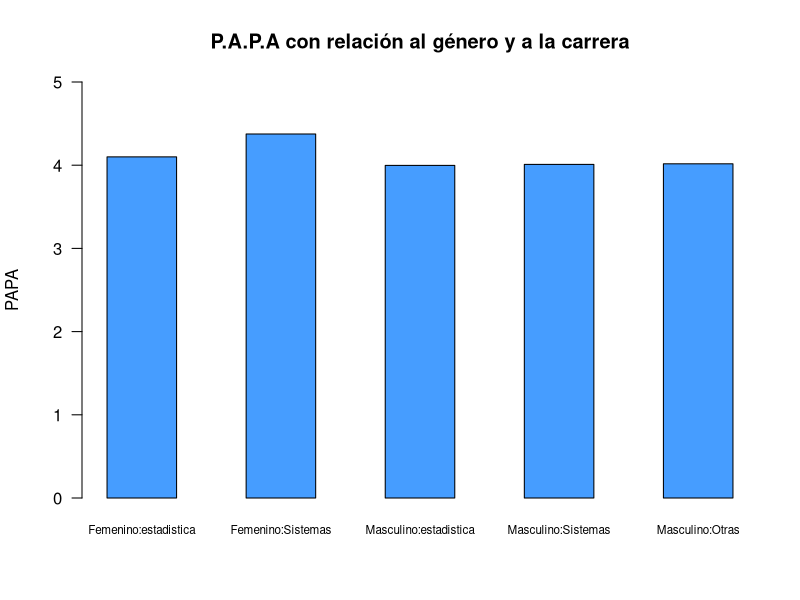
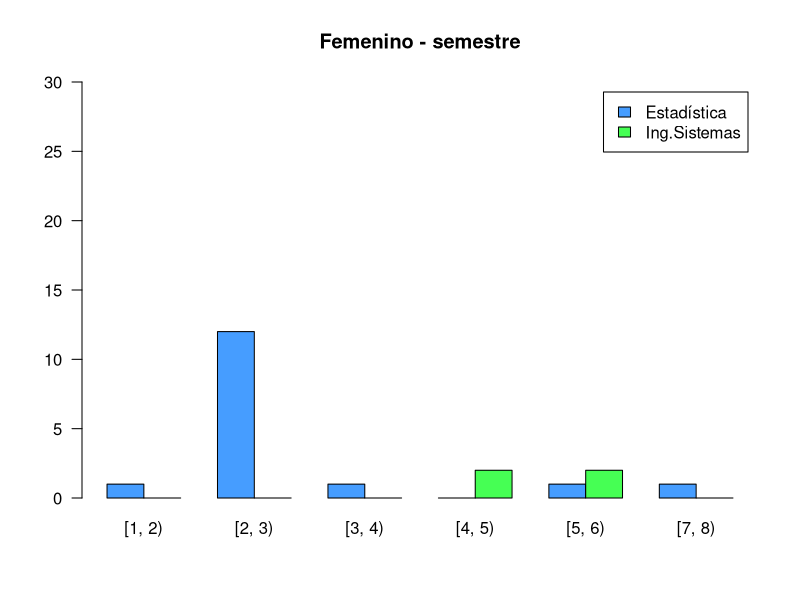
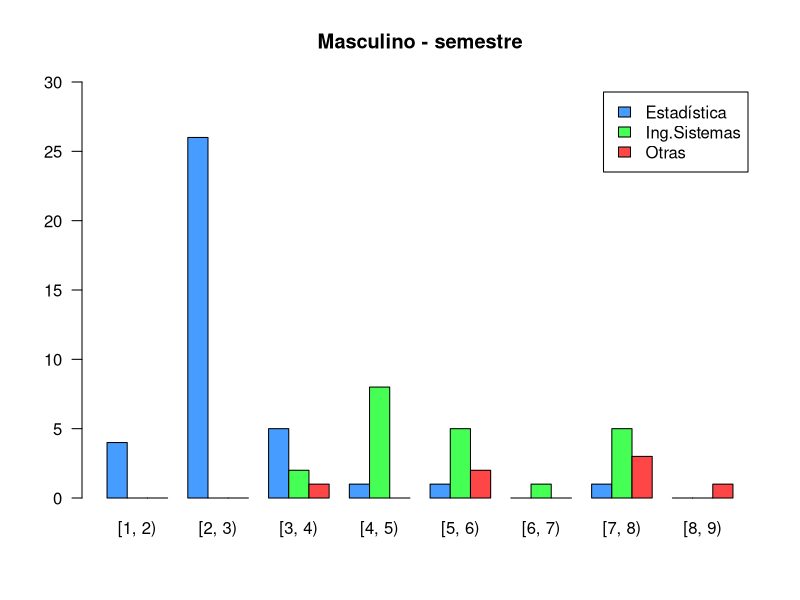
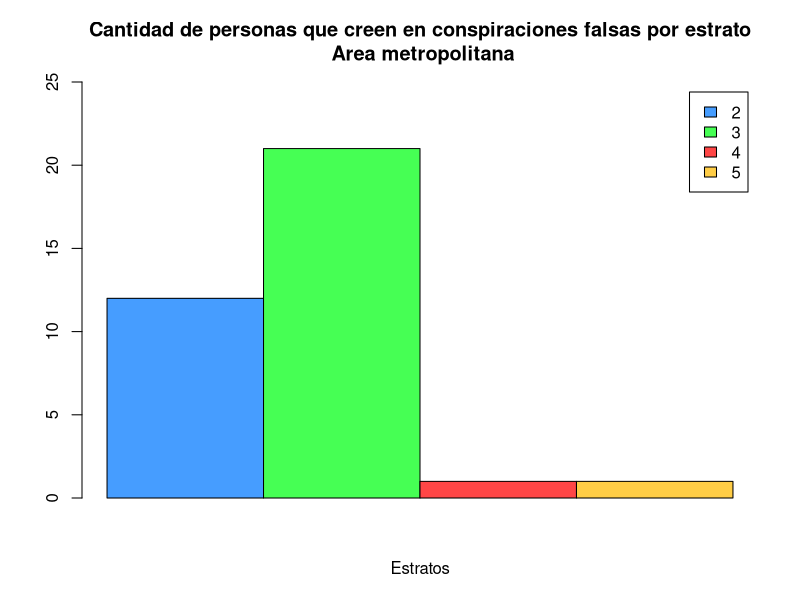
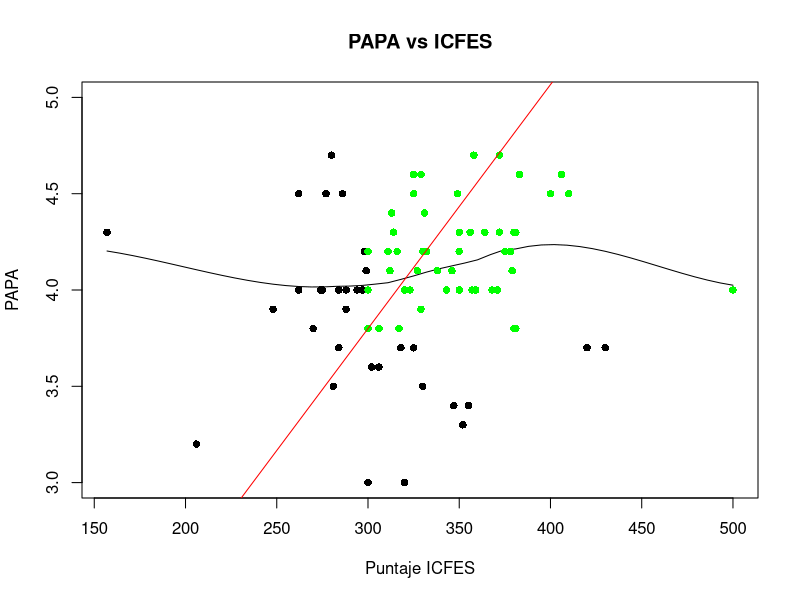
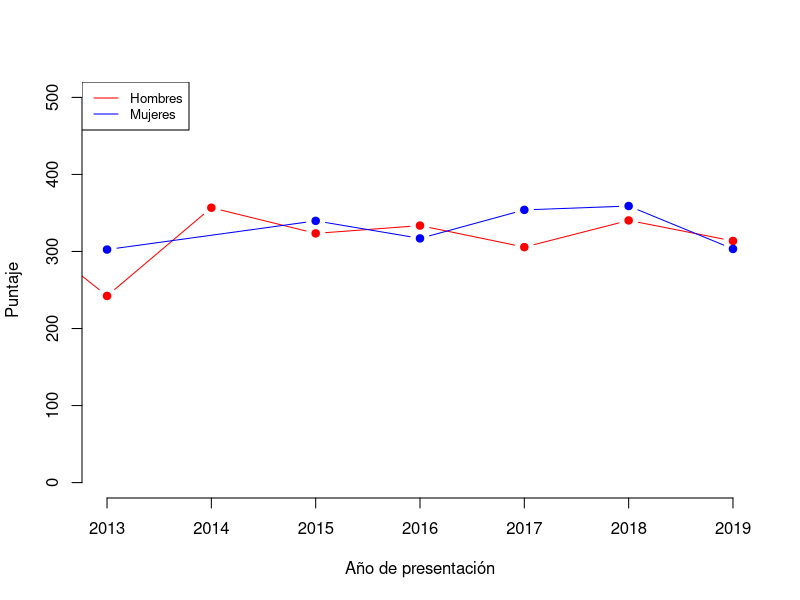

The R script that drew these images, in order: (Note: this script raises an error after producing the figures.)
## ---- chunk 1
knitr::opts_chunk$set(echo = FALSE,
                      message = FALSE,
                      warning = FALSE)
## ---- chunk 2
## Paquetes usados en el análisis.
library(tidyverse)
## ---- chunk 3
## Lectura de una base de datos tipo ".csv"
encuesta <- read.csv("encuesta1.csv", encoding = "UTF-8")
## ---- chunk 4
encuesta <- encuesta %>% 
  mutate(Q02_FechaNac = as.Date(as.character(Q02_FechaNac), "%Y-%m-%d"))
encuesta <- encuesta %>% 
  mutate(Q07_FechaSaber11 = as.Date(as.character(Q07_FechaSaber11), "%Y-%m-%d"))
## ---- chunk 5
##Papa por fuera del límite
encuesta$Q08_PAPA[encuesta$Q08_PAPA == 45 & !is.na(encuesta$Q08_PAPA)] <- 4.5
## ---- chunk 6
##Q04_semestre: reemplazar NaN por promedio de cada carrera
estadisticos <- encuesta %>%
  filter(Q03_Carrera == "3 : Estadística")

promedioSemestreEstadisticos <- round(mean(estadisticos$Q04_Semestre, na.rm=TRUE), 1)
encuesta$Q04_Semestre[is.na(encuesta$Q04_Semestre)] <- promedioSemestreEstadisticos
## ---- chunk 7
##Prueba realizada del 2000 al 2011-2: modificar escala R = 5*P
encuesta$Q05_Saber11[encuesta$Q05_Saber11 == 73] <- 73*5
## ---- chunk 8
##q08_papa: rellenar na con promedio de cada carrera
promedioPapaEstadisticos <- round(mean(estadisticos$Q08_PAPA[estadisticos$Q04_Semestre >= 2 & estadisticos$Q04_Semestre <= 3], na.rm=TRUE), 1)
encuesta$Q08_PAPA[is.na(encuesta$Q08_PAPA) & encuesta$Q03_Carrera == "3 : Estadística"] <- promedioPapaEstadisticos
## ---- chunk 9
##Cambiar fecha del icfes 2021 a 2019 porque está en el semestre 2
encuesta$Q07_FechaSaber11[encuesta$Q07_FechaSaber11 == as.Date("2021-08-08")] <- as.Date("2019-08-11")

##Cambiar puntaje=0 por promedio de puntajes obtenidos en ese año
icfes2019 <- encuesta %>%
  filter(Q07_FechaSaber11 >= as.Date("2019-01-01") & Q07_FechaSaber11 < as.Date("2020-01-01"))
promedioIcfes2019 <- round(mean(icfes2019$Q05_Saber11))
encuesta$Q05_Saber11[encuesta$Q05_Saber11 == 0 & encuesta$Q07_FechaSaber11 == as.Date("2019-08-08")] <- promedioIcfes2019
encuesta$Q05_Saber11[encuesta$Q05_Saber11 > 500 | encuesta$Q05_Saber11 <= 0] <- NaN
## ---- chunk 10
##Se obtiene el valor numérico del estrato
encuesta <- encuesta %>% 
  mutate(Q10_Estrato = as.numeric(substr(Q10_Estrato, 5,5)))
## ---- chunk 11
##q10_estrato: reemplazar "no se conoce" con el promedio de los estratos de los recursos que posee
promedioEstratoWifiPropio <- mean(encuesta$Q10_Estrato[encuesta$Q14_RecursosInformaticos..Wifi.propio == 1],  na.rm=TRUE)
promedioEstratoPortatilPropio <- mean(encuesta$Q10_Estrato[encuesta$Q14_RecursosInformaticos..Portátil.propio == 1], na.rm=TRUE)
encuesta$Q10_Estrato[is.na(encuesta$Q10_Estrato)] <- round(mean(promedioEstratoWifiPropio, promedioEstratoPortatilPropio))
## ---- chunk 12
##Cambiar rango de porcentajes: de 0-1 a 0-100 
encuesta$Q25_PorcentArea[encuesta$Q25_PorcentArea == 0.1] <- 10
encuesta$Q27_PorcentDivisor[encuesta$Q27_PorcentDivisor == 0.5] <- 50
## ---- chunk 13
## Se crea una nueva base de datos solo con los datos de la pregunta.

# Carrera, Genero, papa. 

baseCarGenPap <- encuesta[,c("Q01_Genero", "Q03_Carrera", "Q08_PAPA")]

# Se cambia el nombre de las carreras de menor frecuencia en la base de datos por "Otras"

baseCarGenPap$Q03_Carrera[baseCarGenPap$Q03_Carrera == "1 : Matemáticas" |
                            baseCarGenPap$Q03_Carrera == "6 : Ingeniería industrial" |
                            baseCarGenPap$Q03_Carrera == "5 : Ingeniería física" |
                            baseCarGenPap$Q03_Carrera == "4 : Ingeniería administrativa"] <- "Otras"

## Filtros

## Filtro mujeres de estadistica.

femeninoEstadistica <- baseCarGenPap %>%
  filter(baseCarGenPap$Q01_Genero == "2 : Femenino" & encuesta$Q03_Carrera == "3 : Estadística")

## Filtro hombres de estadistica.

masculinoEstadistica <- baseCarGenPap %>%
  filter(baseCarGenPap$Q01_Genero == "1 : Masculino" & baseCarGenPap$Q03_Carrera == "3 : Estadística")

## Filtro mujeres de Sistemas.

femeninoSistemas <- baseCarGenPap %>%
  filter(baseCarGenPap$Q01_Genero == "2 : Femenino" & baseCarGenPap$Q03_Carrera == "2 : Ingeniería de sistemas e informática")

## Filtro hombres de Sistemas.

masculinoSistemas <- baseCarGenPap %>%
  filter(baseCarGenPap$Q01_Genero == "1 : Masculino" & baseCarGenPap$Q03_Carrera == "2 : Ingeniería de sistemas e informática")

## Filtro Hombres otras

masculinoOtras <- baseCarGenPap %>%
  filter(baseCarGenPap$Q01_Genero == "1 : Masculino" & baseCarGenPap$Q03_Carrera == "Otras")

## De la variable "Otras" no hay datos de genero Femenino
 
## ---- chunk 14
## PROMEDIOS

## Mujeres estadistica

PromedioFemEstadis <- mean(femeninoEstadistica$Q08_PAPA)

## Hombres estadistica

PromedioMasEstadis <- mean(masculinoEstadistica$Q08_PAPA)

## Mujeres Sistemas

PromedioFemSistema <- mean(femeninoSistemas$Q08_PAPA)
## Hombres Sistemas

PromedioMasSistema <- mean(masculinoSistemas$Q08_PAPA)

## Hombres Otras

PromedioMasOtras <- mean(masculinoOtras$Q08_PAPA)

## ---- chunk 15
## Grafica

## Se crea una matriz para poder hacer la grafica de barras.

Tabla_datos <- t(matrix(cbind(PromedioFemEstadis, PromedioFemSistema, PromedioMasEstadis, PromedioMasSistema, PromedioMasOtras)))

Tabla_datos
  colnames(Tabla_datos) <- c("Femenino:estadistica", "Femenino:Sistemas", "Masculino:estadistica", "Masculino:Sistemas", "Masculino:Otras")

  
barplot(Tabla_datos,
        col = c("#469dff"),
        las = 1, 
        ylim = c(0, 5), 
        ylab = "PAPA",
        main = "P.A.P.A con relación al género y a la carrera", 
        cex.names = 0.7,
        space = c(1, 1, 1, 1, 1),
        las = 1)

summary(Tabla_datos)
## ---- chunk 16
baseCarGenSem <- encuesta[,c("Q01_Genero","Q03_Carrera", "Q04_Semestre" )] # Nueva base con las variables para este analisis


baseCarGenSem$semestreIntervalo <- baseCarGenSem$Q04_Semestre
baseCarGenSem$semestreIntervalo[baseCarGenSem$Q04_Semestre >= 1.0 & baseCarGenSem$Q04_Semestre < 2.0]  <- "[1, 2)"
baseCarGenSem$semestreIntervalo[baseCarGenSem$Q04_Semestre >= 2.0 & baseCarGenSem$Q04_Semestre < 3.0]  <- "[2, 3)"
baseCarGenSem$semestreIntervalo[baseCarGenSem$Q04_Semestre >= 3.0 & baseCarGenSem$Q04_Semestre < 4.0]  <- "[3, 4)"
baseCarGenSem$semestreIntervalo[baseCarGenSem$Q04_Semestre >= 4.0 & baseCarGenSem$Q04_Semestre < 5.0]  <- "[4, 5)"
baseCarGenSem$semestreIntervalo[baseCarGenSem$Q04_Semestre >= 5.0 & baseCarGenSem$Q04_Semestre < 6.0]  <- "[5, 6)"
baseCarGenSem$semestreIntervalo[baseCarGenSem$Q04_Semestre >= 6.0 & baseCarGenSem$Q04_Semestre < 7.0]  <- "[6, 7)"
baseCarGenSem$semestreIntervalo[baseCarGenSem$Q04_Semestre >= 7.0 & baseCarGenSem$Q04_Semestre < 8.0]  <- "[7, 8)"
baseCarGenSem$semestreIntervalo[baseCarGenSem$Q04_Semestre >= 8.0 & baseCarGenSem$Q04_Semestre < 9.0]  <- "[8, 9)"

baseCarGenSem$carreras <- baseCarGenSem$Q03_Carrera
baseCarGenSem$carreras[baseCarGenSem$Q03_Carrera == "2 : Ingeniería de sistemas e informática"] <- "Ing.Sistemas"
baseCarGenSem$carreras[baseCarGenSem$Q03_Carrera == "3 : Estadística"] <- "Estadística"
baseCarGenSem$carreras[baseCarGenSem$Q03_Carrera == "1 : Matemáticas" | 
             baseCarGenSem$Q03_Carrera == "6 : Ingeniería industrial" |
             baseCarGenSem$Q03_Carrera == "5 : Ingeniería física" |
             baseCarGenSem$Q03_Carrera == "4 : Ingeniería administrativa" |
             baseCarGenSem$Q03_Carrera == "7 : Otra"] <- "Otras"

## ---- chunk 17

tablaMasculina <- baseCarGenSem %>%
  filter(baseCarGenSem$Q01_Genero == "1 : Masculino")
tablaFemenina <- baseCarGenSem %>%
  filter(baseCarGenSem$Q01_Genero == "2 : Femenino")


masculinoCarSem <- table(tablaMasculina$carreras, tablaMasculina$semestreIntervalo)
femeninoCarSem <- table(tablaFemenina$carreras, tablaFemenina$semestreIntervalo)

palette(c("#469dff", "#46ff54", "#ff4646", "#ffcd46", "#46ffdd", "#a846ff", "#FFF798"))
 
barplot(femeninoCarSem, 
        beside = TRUE, 
        las = 1, 
        ylim = c(0, 30), 
        main = "Femenino - semestre",
        col = c(1, 2),
        legend = TRUE)


barplot(masculinoCarSem, beside = TRUE, 
        las = 1, 
        main = "Masculino - semestre", 
        ylim = c(0, 30),
        col = c(1, 2, 3),
        legend = TRUE)

print("Cantidad de datos del género femenino: ")
sum(femeninoCarSem)
print("Cantidad de datos del género masculino")
sum(masculinoCarSem)

print("Promedio de los semestres del género femenino: ")
mean(tablaFemenina$Q04_Semestre)
print("Promedio de los semestres del género masculino: ")
mean(tablaMasculina$Q04_Semestre)
## ---- chunk 18
# filtro de las personas que viven en el area metropolitana

personarAreaMetro <- encuesta %>%
  filter(encuesta$Q09_EnAreaMetropolitana == 1)


## Se toman en cuenta las personas que creen en conspiraciones falsas.

#El hombre nunca llegó a la luna, es un montaje de Hollywood.

#Las vacunas no sirven y son una conspiración de las multinacionales farmacéuticas para enriquecerse.

#La tierra es hueca y en su interior existe una civilización oculta

#Los alienígenas visitaron las civilizaciones antiguas, influyeron en sus historia y construyeron los mega monumentos de la antiguedad

#Los efectos del cambio climático son naturales, y el escándalo se debe a conspiraciones de ambientalistas y de ciertos gremios económicos.

# Las ráfagas solares causan los sismos en la tierra.

## las personas que al menos crean en una de estas conspiraciones falsas será tomada como un "SI" de que si cree en conspiraciones falsas y las demas serán marcadas con "NO".


## Se crea una nueva variable para guardar estos datos

personarAreaMetro$creenEnConspira[personarAreaMetro$Q15_Alunizaje == 1 | 
                    personarAreaMetro$Q18_Vacunas == 1 | 
                    personarAreaMetro$Q21_TierraHueca == 1|
                    personarAreaMetro$Q22_alienigenas == 1 |
                    personarAreaMetro$Q23_CambioClimatico == 1 |
                    personarAreaMetro$Q20_RafagasSolares == 1] <- "SI"

## ---- chunk 19

# Se filtran las personas que creen en conspiraciones falsas
siCreen <- personarAreaMetro %>%
  filter(personarAreaMetro$creenEnConspira == "SI")


# Se crea una tabla que guarda solo las personas que creen en conspiraciones y el estrato

tablaAreaMetro <- table(siCreen$Q10_Estrato, siCreen$creenEnConspira)

barplot(tablaAreaMetro, 
        legend = TRUE, 
        ylim = c(0, 25),
        beside = TRUE ,
        col = c(1, 2, 3, 4),
        main = "Cantidad de personas que creen en conspiraciones falsas por estrato\n Area metropolitana",
        names = "",
        xlab = "Estratos")

summary(siCreen$Q10_Estrato)

print("Cantidad de personas que creen en al menos una conspiración falsa:" )
nrow(siCreen)
## ---- chunk 20
papaConIcfes <- encuesta %>%
  select(Q05_Saber11, Q08_PAPA)

papaConIcfesBueno <- papaConIcfes %>%
  filter(Q05_Saber11 >= 300 & Q08_PAPA >= 3.8)

scatter.smooth(encuesta$Q05_Saber11, encuesta$Q08_PAPA,
     pch=16, ylim=c(3,5),
     main="PAPA vs ICFES",
     xlab="Puntaje ICFES",
     ylab="PAPA")

points(papaConIcfesBueno$Q05_Saber11, papaConIcfesBueno$Q08_PAPA,
       pch=16, col="green")

abline(0,3.8/300, col="red")
## ---- chunk 21
buenPapaIcfes <-  nrow(encuesta %>% filter(Q05_Saber11 >= 300 & Q08_PAPA >= 3.8))
buenPapaIcfes/nrow(encuesta %>% filter(!is.na(Q05_Saber11) & !is.na(Q08_PAPA)))
## ---- chunk 22
buenPapaIcfes2 <-  nrow(encuesta %>% filter(Q05_Saber11 <= 300 & Q08_PAPA >= 3.8))
buenPapaIcfes2/nrow(encuesta %>% filter(!is.na(Q05_Saber11) & !is.na(Q08_PAPA)))
## ---- chunk 23
puntajesIcfes <- encuesta %>% 
  mutate(añoIcfes = format(encuesta$Q07_FechaSaber11,"%Y")) %>%
  select(Q01_Genero, Q05_Saber11, añoIcfes)

puntajesHombres <- puntajesIcfes %>% filter(Q01_Genero == "1 : Masculino") %>%
  group_by(añoIcfes) %>% summarise(puntajePromedio = mean(Q05_Saber11, na.rm=TRUE))

puntajesMujeres <- puntajesIcfes %>% filter(Q01_Genero == "2 : Femenino") %>%
  group_by(añoIcfes) %>% summarise(puntajePromedio = mean(Q05_Saber11, na.rm=TRUE))

plot(puntajesHombres$añoIcfes, puntajesHombres$puntajePromedio, type = "b",
     frame = FALSE, pch = 19, col = "red", xlab = "Año de presentación", ylab = "Puntaje",
     xlim=c(2013,2019), ylim=c(0,500))

lines(puntajesMujeres$añoIcfes, puntajesMujeres$puntajePromedio, pch = 19,
      col = "blue", type = "b", lty = 1)

legend("topleft", legend=c("Hombres", "Mujeres"),
       col=c("red", "blue"), lty = 1:1, cex=0.8)
## ---- chunk 24
instalaronR_Rstudio <- encuesta %>%
  filter(Q11_R == 1 & Q12_RStudio == 1) %>%
  select(Q03_Carrera) %>% count(Q03_Carrera)

noInstalaronR_Rstudio <- encuesta %>%
  filter(Q11_R == 0 | Q12_RStudio == 0) %>%
  select(Q03_Carrera) %>% count(Q03_Carrera)

noInstalaronR_Rstudio
## ---- chunk 25
hombresCreenAlienigenas <- encuesta %>%
  filter(Q22_alienigenas == 1 & Q01_Genero == "1 : Masculino") %>%
  select(edad)

hombresNoCreenAlienigenas <- encuesta %>%
  filter(Q22_alienigenas == 0 & Q01_Genero == "1 : Masculino") %>%
  select(edad)
